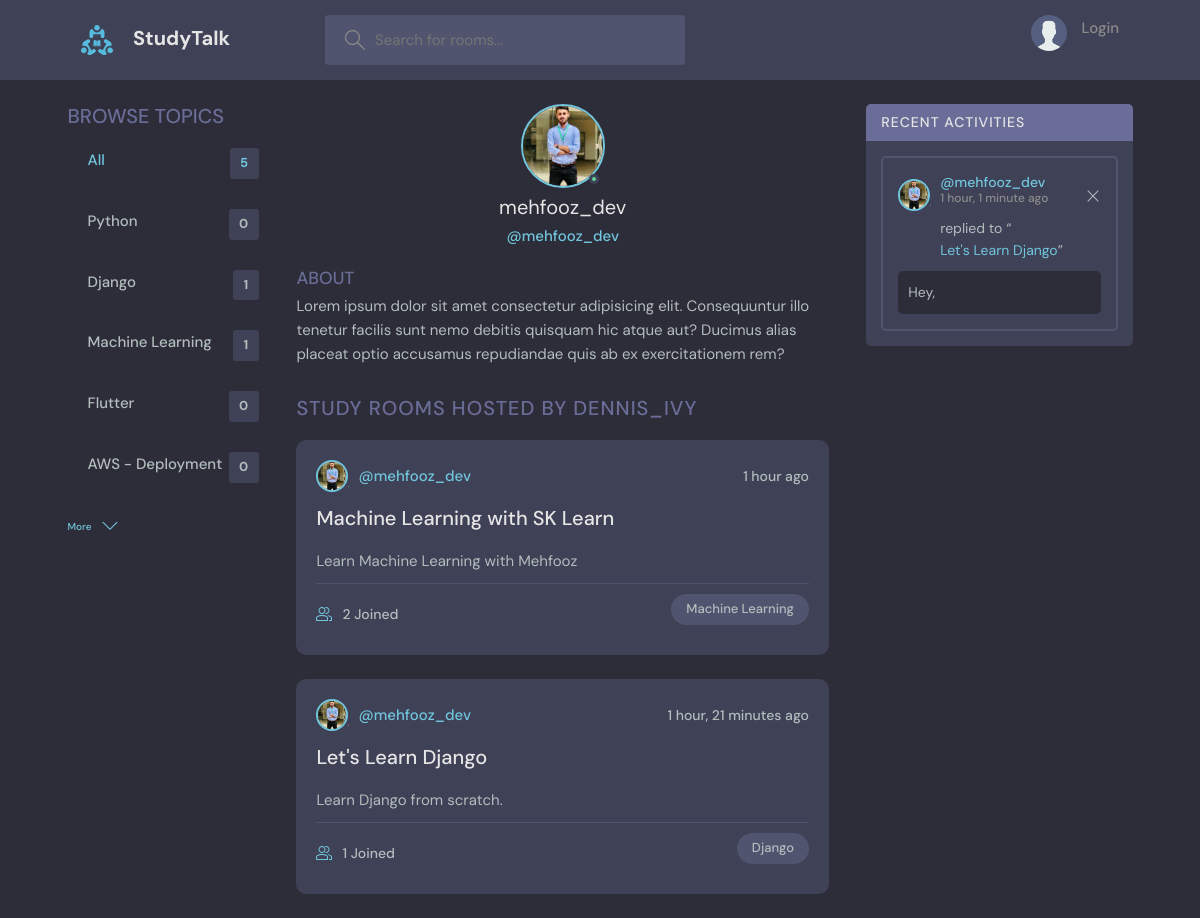
The app's page /profile/2/ with its own data.
### base/models.py (models this page shows, shortened)
class Topic(models.Model):
    name = models.CharField(max_length=200)

class User(AbstractUser):
    name = models.CharField(max_length=200, null=True)
    email = models.EmailField(unique=True, null=True)
    bio = models.TextField(null=True)
    avatar = models.ImageField(null=True, default='avatar.svg')
    REQUIRED_FIELDS = []

class Room(models.Model):
    host = models.ForeignKey(User, on_delete=models.SET_NULL, null=True)
    topic = models.ForeignKey(Topic, on_delete=models.SET_NULL, null=True)
    name = models.CharField(max_length=200)
    description = models.TextField(null=True, blank=True)
    participants = models.ManyToManyField(User, related_name='participants', blank=True)
    updated = models.DateTimeField(auto_now=True)
    created = models.DateTimeField(auto_now_add=True)
    class Meta:
        ordering = ['-updated', '-created']
    def __str__(self):
        return str(self.name)

class Message(models.Model):
    user = models.ForeignKey(User, on_delete=models.CASCADE)
    room = models.ForeignKey(Room, on_delete=models.CASCADE)
    body = models.TextField()
    updated = models.DateTimeField(auto_now=True)
    created = models.DateTimeField(auto_now_add=True)
    class Meta:
        ordering = ['-updated', '-created']

### base/views.py (the view)
# urls.py: path('profile/<int:pk>/', views.userProfile, name='user-profile'),
def userProfile(request, pk):
    user = User.objects.get(id=pk)
    rooms = user.room_set.all()
    room_messages = user.message_set.all()
    topics = Topic.objects.all()
    context = {
        'user':user,
        'rooms':rooms,
        'room_messages': room_messages,
        'topics':topics
    }
    return render(request, 'base/profile.html', context)

### base/templates/base/profile.html (shortened to what this page needs)
{% extends 'base/main.html' %}
{% block content %}
<body>
    <main class="profile-page layout layout--3">
      <div class="container">
        {% include "base/topic_components.html" %}
        <div class="roomList">
          <div class="profile">
            <div class="profile__avatar">
              <div class="avatar avatar--large active">
                <img src="{{user.avatar.url}}" />
              </div>
            </div>
            <div class="profile__info">
              <h3>{{user.username}}</h3>
              <p>@{{user.username}}</p>
            </div>
            <div class="profile__about">
              <h3>About</h3>
              <p>
                Lorem ipsum dolor sit amet consectetur adipisicing elit. Consequuntur illo tenetur
                facilis sunt nemo debitis quisquam hic atque aut? Ducimus alias placeat optio
                accusamus repudiandae quis ab ex exercitationem rem?
              </p>
            </div>
          </div>
          <div class="roomList__header">
            <div>
              <h2>Study Rooms Hosted by dennis_ivy</a>
              </h2>
            </div>
          </div>
          {% include "base/feed_components.html" %}
        </div>
        {% include "base/activity_components.html" %}
      </div>
    </main>
  </body>
{% endblock content %}

### base/templates/base/topic_components.html
<div class="topics">
  <div class="topics__header">
    <h2>Browse Topics</h2>
  </div>
  <ul class="topics__list">
    <li>
      <a href="{% url 'home' %}" class="active">All <span>{{topics.count}}</span></a>
    </li>
    {% for topic in topics %}
      <li>
        <a href="{% url 'home' %}?q={{topic.name}}">{{topic.name}} <span>{{topic.room_set.all.count}}</span></a>
      </li>
    {% endfor %}
  </ul>
  <a class="btn btn--link" href="{% url 'topics' %}">
    More
    <svg version="1.1" xmlns="http://www.w3.org/2000/svg" width="32" height="32" viewBox="0 0 32 32">
      <title>chevron-down</title>
      <path d="M16 21l-13-13h-3l16 16 16-16h-3l-13 13z"></path>
    </svg>
  </a>
</div>

### base/templates/base/feed_components.html (shortened to what this page needs)
{% load static %}
{% for room in rooms %}
    <div class="roomListRoom">
        <div class="roomListRoom__header">
        <a href="{% url 'user-profile' room.host.id %}" class="roomListRoom__author">
            <div class="avatar avatar--small">
            <img src="{{room.host.avatar.url}}" />
            </div>
            <span>@{{room.host.username}}</span>
        </a>
        <div class="roomListRoom__actions">
            <span>{{room.created|timesince}} ago</span>
        </div>
        </div>
        <div class="roomListRoom__content">
        <a href="{% url 'room' room.id %}">{{room.name}}</a>
        <p>
            {{room.description}}
        </p>
        </div>
        <div class="roomListRoom__meta">
        <a href="{% url 'room' room.id %}" class="roomListRoom__joined">
            {{room.participants.all.count}} Joined
        </a>
        <p class="roomListRoom__topic">{{room.topic.name}}</p>
        </div>
    </div>
{% endfor %}

### base/templates/base/activity_components.html
{% load static %}
<div class="activities">
    <div class="activities__header">
      <h2>Recent Activities</h2>
    </div>
    {% for message in room_messages %}
        <div class="activities__box">
        <div class="activities__boxHeader roomListRoom__header">
            <a href="{% url 'user-profile' message.user.id %}" class="roomListRoom__author">
            <div class="avatar avatar--small">
                <img src="{{message.user.avatar.url}}" />
            </div>
            <p>
                @{{message.user}}
                <span>{{message.created|timesince}} ago</span>
            </p>
            </a>
            <div class="roomListRoom__actions">
            <a href="{% url 'delete-message' message.id %}">
                <svg version="1.1" xmlns="http://www.w3.org/2000/svg" width="32" height="32" viewBox="0 0 32 32">
                <title>remove</title>
                <path
                    d="M27.314 6.019l-1.333-1.333-9.98 9.981-9.981-9.981-1.333 1.333 9.981 9.981-9.981 9.98 1.333 1.333 9.981-9.98 9.98 9.98 1.333-1.333-9.98-9.98 9.98-9.981z"
                ></path>
                </svg>
            </a>
            </div>
        </div>
        <div class="activities__boxContent">
            <p>replied to “<a href="{% url 'room' message.room.id %}">{{message.room}}</a>”</p>
            <div class="activities__boxRoomContent">
            {{message.body}}
            </div>
        </div>
        </div>
    {% endfor %}
  </div>

### records on screen
Topic: name "Python", room_set.all.count "0"
Topic: name "Django", room_set.all.count "1"
Topic: name "Machine Learning", room_set.all.count "1"
Topic: name "Flutter", room_set.all.count "0"
Topic: name "AWS - Deployment", room_set.all.count "0"
User: avatar (picture), username "mehfooz_dev"
Room: host.avatar (picture), host.username "mehfooz_dev", created "1 hour", name "Machine Learning with SK Learn", description "Learn Machine Learning with Mehfooz", participants.all.count "2", topic.name "Machine Learning"
Room: host.avatar (picture), host.username "mehfooz_dev", created "1 hour, 21 minutes", name "Let's Learn Django", description "Learn Django from scratch.", participants.all.count "1", topic.name "Django"
Message: user.avatar (picture), user "mehfooz_dev", created "1 hour, 1 minute", room "Let's Learn Django", body "Hey,"

### other values on screen
{{ topics.count }} "5"
